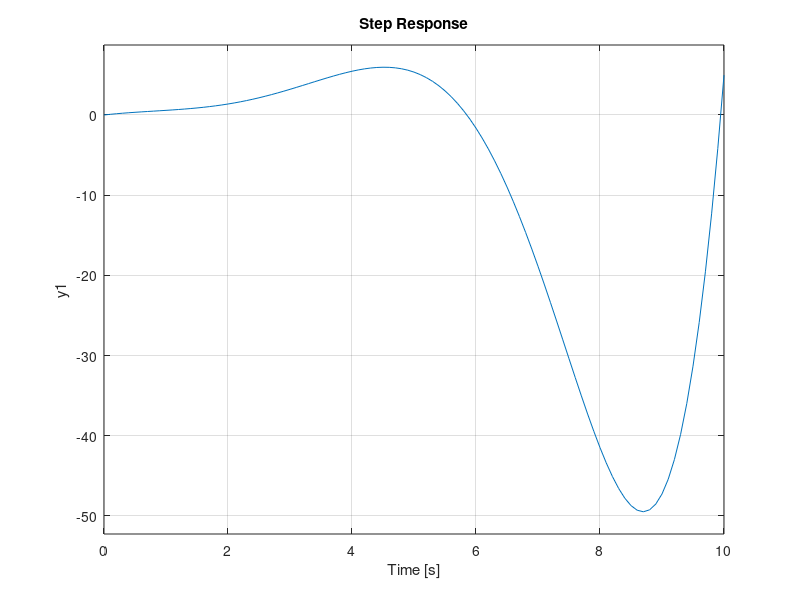

This chart was generated by the following MATLAB code:

s = tf('s');

F1 = 4*s/(10*s^2 +4);

F2 = 3/(6*s + 16);

F3 = (4*s + 10)/(4*s^3+9*s^2+5*s);

F4 = 1/(7*s+10);

F5 = (8*s + 8)/(s^3+2*s^2+3*s);

F6 = (3*s+2)/(5*s^2+7*s+10);

F3_feedback = feedback(F3,F3);

H1 = F1;

H2 = F2;

H3_1 = F4 + F5;

H3 = F3_feedback * H3_1 * F6; 

H = H1 + H2 + H3;

step(H);

display(H);
